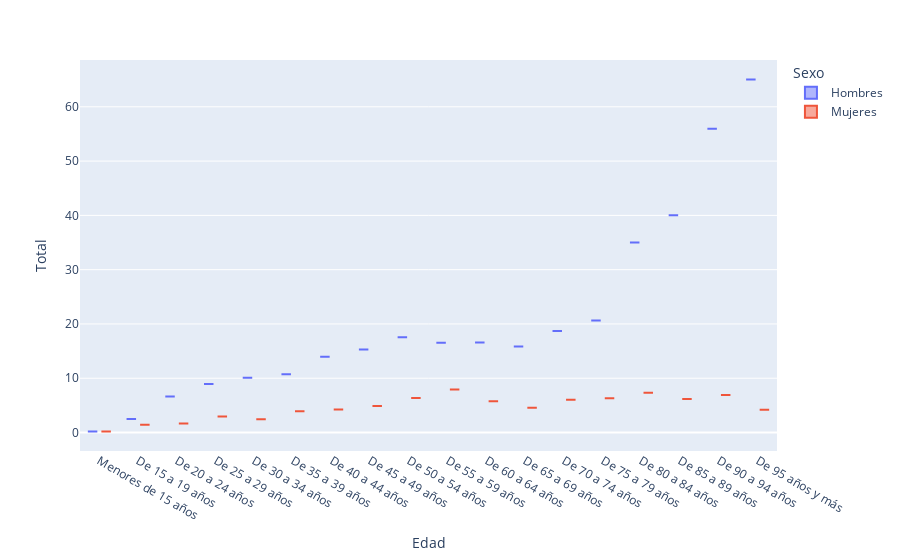

This figure's notebook cell:
### Code cell
fig = px.box(suicidios, x="Edad", y="Total",color = 'Sexo')
fig.show()

### Figure 1 — Plotly figure (JSON) as saved in the notebook; plotly's stock layout.template omitted (floating-point values rounded to 4 significant figures)
{"data": [{"alignmentgroup": "True", "hovertemplate": "Sexo=Hombres<br>Edad=%{x}<br>Total=%{y}<extra></extra>", "legendgroup": "Hombres", "marker": {"color": "#636efa"}, "name": "Hombres", "notched": false, "offsetgroup": "Hombres", "orientation": "v", "showlegend": true, "type": "box", "x": ["Menores de 15 años", "De 15 a 19 años", "De 20 a 24 años", "De 25 a 29 años", "De 30 a 34 años", "De 35 a 39 años", "De 40 a 44 años", "De 45 a 49 años", "De 50 a 54 años", "De 55 a 59 años", "De 60 a 64 años", "De 65 a 69 años", "De 70 a 74 años", "De 75 a 79 años", "De 80 a 84 años", "De 85 a 89 años", "De 90 a 94 años", "De 95 años y más"], "x0": " ", "xaxis": "x", "y": [0.199, 2.478, 6.656, 8.94, 10.07, 10.72, 13.95, 15.29, 17.57, 16.56, 16.6, 15.86, 18.72, 20.63, 35.01, 40.02, 55.94, 65.02], "y0": " ", "yaxis": "y"}, {"alignmentgroup": "True", "hovertemplate": "Sexo=Mujeres<br>Edad=%{x}<br>Total=%{y}<extra></extra>", "legendgroup": "Mujeres", "marker": {"color": "#EF553B"}, "name": "Mujeres", "notched": false, "offsetgroup": "Mujeres", "orientation": "v", "showlegend": true, "type": "box", "x": ["Menores de 15 años", "De 15 a 19 años", "De 20 a 24 años", "De 25 a 29 años", "De 30 a 34 años", "De 35 a 39 años", "De 40 a 44 años", "De 45 a 49 años", "De 50 a 54 años", "De 55 a 59 años", "De 60 a 64 años", "De 65 a 69 años", "De 70 a 74 años", "De 75 a 79 años", "De 80 a 84 años", "De 85 a 89 años", "De 90 a 94 años", "De 95 años y más"], "x0": " ", "xaxis": "x", "y": [0.212, 1.453, 1.642, 2.953, 2.46, 3.905, 4.259, 4.906, 6.34, 7.941, 5.763, 4.584, 6.038, 6.306, 7.306, 6.196, 6.909, 4.209], "y0": " ", "yaxis": "y"}], "layout": {"boxmode": "group", "legend": {"title": {"text": "Sexo"}, "tracegroupgap": 0}, "margin": {"t": 60}, "xaxis": {"anchor": "y", "domain": [0, 1], "title": {"text": "Edad"}}, "yaxis": {"anchor": "x", "domain": [0, 1], "title": {"text": "Total"}}}}
